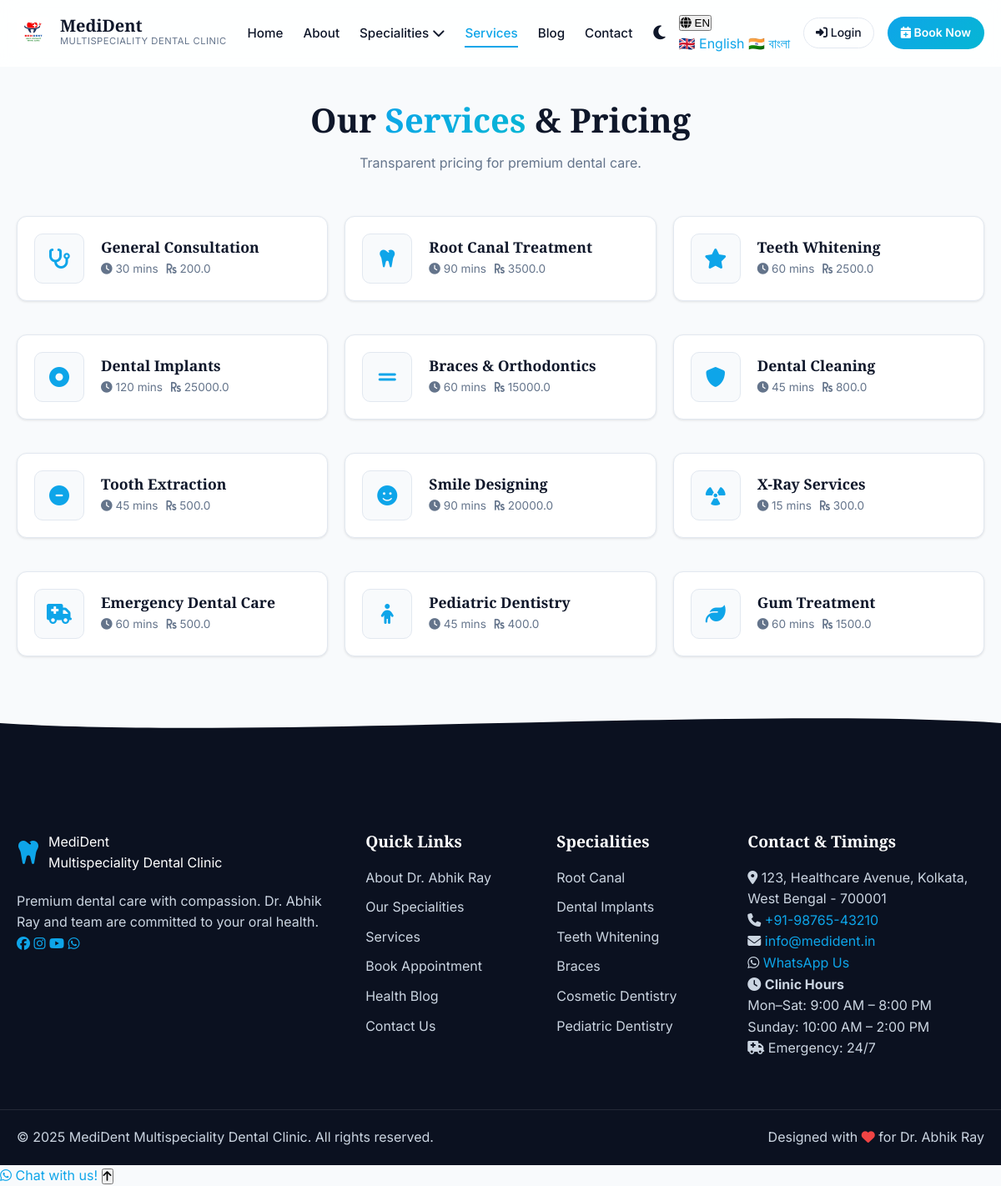
/services, run on the app's committed database.
### models.py (models this page shows, shortened)
class Service(db.Model):
    __tablename__ = 'services'
    id = db.Column(db.Integer, primary_key=True)
    name = db.Column(db.String(120), nullable=False)
    description = db.Column(db.Text)
    duration_minutes = db.Column(db.Integer, default=30)
    base_price = db.Column(db.Float, default=0.0)
    category = db.Column(db.String(80))
    is_active = db.Column(db.Boolean, default=True)
    icon = db.Column(db.String(80))
    created_at = db.Column(db.DateTime, default=datetime.utcnow)
    appointments = db.relationship('Appointment', backref='service', lazy='dynamic')

### routes/public.py (the view)
@public_bp.route('/services')
def services():
    svcs = Service.query.filter_by(is_active=True).all()
    return render_template('services.html', services=svcs)

### templates/services.html (shortened to what this page needs)
{% extends "base.html" %}
{% block content %}
<section class="section" style="padding-top: 120px;">
    <div class="container">
        <div class="section-header">
            <h2 class="section-title">Our <span class="gradient-text">Services</span> & Pricing</h2>
            <p class="section-subtitle">Transparent pricing for premium dental care.</p>
        </div>
        <div style="display: grid; grid-template-columns: repeat(auto-fill, minmax(300px, 1fr)); gap: 20px;">
            {% for svc in services %}
            <div class="card" style="display: flex; gap: 20px; align-items: center;">
                <div style="width: 60px; height: 60px; border-radius: 10px; background: var(--bg-color); color: var(--primary); display: flex; align-items: center; justify-content: center; font-size: 1.5rem; flex-shrink: 0; border: 1px solid var(--border-color);">
                    <i class="fas {{ svc.icon or 'fa-stethoscope' }}"></i>
                </div>
                <div>
                    <h3 style="font-size: 1.1rem; margin-bottom: 5px;">{{ svc.name }}</h3>
                    <div style="display: flex; gap: 10px; font-size: 0.85rem; color: var(--text-muted);">
                        <span><i class="fas fa-clock"></i> {{ svc.duration_minutes }} mins</span>
                        <span><i class="fas fa-rupee-sign"></i> {{ svc.base_price }}</span>
                    </div>
                </div>
            </div>
            {% endfor %}
        </div>
    </div>
</section>
{% endblock %}

### static/css/main.css (style rules this page uses)
:root { --primary: #0EA5E9; --primary-dark: #0284C7; --primary-light: #E0F2FE; --secondary: #06B6D4; --accent: #38BDF8; --dark: #0F172A; --darker: #0B1120; --light: #F8FAFC; --white: #FFFFFF; --gray: #64748B; --gray-light: #CBD5E1; --gray-dark: #334155; --success: #10B981; --warning: #F59E0B; --danger: #EF4444; --info: #3B82F6; --bg-color: var(--light); --surface-color: var(--white); --text-main: var(--dark); --text-muted: var(--gray); --border-color: #E2E8F0; --shadow-sm: 0 1px 3px rgba(0,0,0,0.1); --shadow-md: 0 4px 6px -1px rgba(0,0,0,0.1); --shadow-lg: 0 10px 15px -3px rgba(0,0,0,0.1); --shadow-glow: 0 0 20px rgba(14, 165, 233, 0.3); --glass-bg: rgba(255, 255, 255, 0.85); --glass-border: rgba(255, 255, 255, 0.4); --font-sans: 'Inter', system-ui, sans-serif; --font-serif: 'Playfair Display', serif; --nav-height: 80px; --container-width: 1200px; --radius-sm: 8px; --radius-md: 12px; --radius-lg: 20px; --radius-full: 9999px; --trans-fast: 0.2s ease; --trans-normal: 0.3s ease; --trans-slow: 0.5s ease; }
* { margin: 0; padding: 0; box-sizing: border-box; }
body { font-family: var(--font-sans); background-color: var(--bg-color); color: var(--text-main); line-height: 1.6; transition: background-color var(--trans-normal), color var(--trans-normal); overflow-x: hidden; }
h1, h2, h3, h4, h5, h6 { font-family: var(--font-serif); font-weight: 700; line-height: 1.2; color: var(--text-main); }
.container { max-width: var(--container-width); margin: 0 auto; padding: 0 20px; }
.section { padding: 80px 0; }
.gradient-text { background: linear-gradient(135deg, var(--primary), var(--secondary)); -webkit-background-clip: text; -webkit-text-fill-color: transparent; display: inline-block; }

### static/css/sections.css (style rules this page uses)
.section-header { text-align: center; margin-bottom: 50px; }
.section-title { font-size: 2.5rem; margin-bottom: 15px; }
.section-subtitle { color: var(--text-muted); max-width: 600px; margin: 0 auto; }

### static/css/forms.css (style rules this page uses)
.card { background: var(--surface-color); border-radius: var(--radius-md); box-shadow: var(--shadow-sm); border: 1px solid var(--border-color); padding: 20px; margin-bottom: 20px; }

### data on the page
Service: name "General Consultation", duration_minutes "30", base_price "200.0"
Service: name "Root Canal Treatment", duration_minutes "90", base_price "3500.0"
Service: name "Teeth Whitening", duration_minutes "60", base_price "2500.0"
Service: name "Dental Implants", duration_minutes "120", base_price "25000.0"
Service: name "Braces & Orthodontics", duration_minutes "60", base_price "15000.0"
Service: name "Dental Cleaning", duration_minutes "45", base_price "800.0"
Service: name "Tooth Extraction", duration_minutes "45", base_price "500.0"
Service: name "Smile Designing", duration_minutes "90", base_price "20000.0"
Service: name "X-Ray Services", duration_minutes "15", base_price "300.0"
Service: name "Emergency Dental Care", duration_minutes "60", base_price "500.0"
Service: name "Pediatric Dentistry", duration_minutes "45", base_price "400.0"
Service: name "Gum Treatment", duration_minutes "60", base_price "1500.0"

### other printed values
{{ CLINIC_ADDRESS }} "123, Healthcare Avenue, Kolkata, West Bengal - 700001"
{{ CLINIC_PHONE }} "+91-98765-43210"
{{ CLINIC_EMAIL }} "info@medident.in"
{{ now.year if now else 2025 }} "2025"
